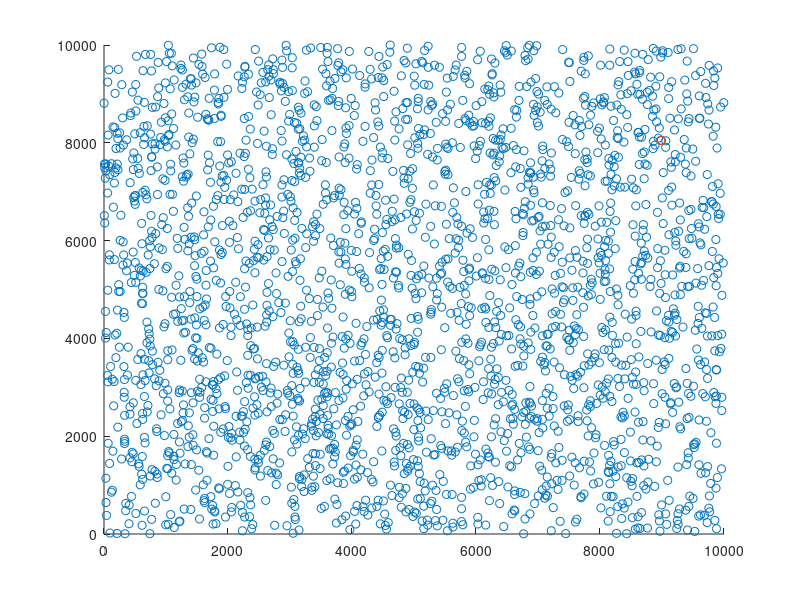

MATLAB code for this plot:
% Search the closest pair of points. 
function closestPair()
numPts = 2500;
pts = rand(numPts,2)*10000;

scatter(pts(:,1),pts(:,2));
hold on;

tic
minPair1 = closestPair1(pts);
toc
tic
minPair2 = closestPair2(pts);
toc
scatter(minPair2(:,1),minPair2(:,2),'rx');

end

% 1. Brute force approach. O(n^2).
function minPair = closestPair1(pts)
minDist = intmax;
numPts = size(pts,1);
for i=1:numPts
    for j=i+1:numPts
        currDist = norm(pts(i,:)-pts(j,:));
        if currDist<minDist
            minDist = currDist;
            minPairInd = [i,j];
        end
    end
end
minPair = pts(minPairInd,:);
end

% 2. Divide & Conquer approach. O(nlogn).
function minPair = closestPair2(pts)
% Base case
% If there's only one point, there's no min pair. 
if size(pts,1)==1
    minPair = [];
    return;
end

% Recursive case
sortedX = sortrows(pts,1);
sortedY = sortrows(pts,2);

sizePts = size(pts,1);
% Divide pts into Q(left) and R(right).
Q = sortedX(1: floor(sizePts/2), :);
R = sortedX(floor(sizePts/2)+1: sizePts, :);
minPairQ = closestPair2(Q);
minPairR = closestPair2(R);

% Due to the design of this recursive function
% only one of them will be intmax
if isempty(minPairQ)
    minDistQ = intmax;
else
    minDistQ = norm(minPairQ(1,:)-minPairQ(2,:));
end

if isempty(minPairR)
    minDistR = intmax;
else
    minDistR = norm(minPairR(1,:)-minPairR(2,:));
end

% delta is the minimum distance from Q and R.
% It'd be used as the interval for the split strip.
if minDistQ < minDistR
    delta = minDistQ;
    currBestPair = minPairQ;
else
    delta = minDistR;
    currBestPair = minPairR;
end

% x_bar is the center x of the strip.
% Sy contains all the points in the strip, sorted in y-coordinate.
x_bar = Q(end,1);
Sy = sortedY( sortedY(:,1)>=x_bar-delta & sortedY(:,1)<=x_bar+delta, :);
currBestDist = delta;

% Copied the way this double for-loop is constructed
% from the video. Looks very short and elegant.
for i=1:size(Sy,1)-1
    for j=1:min([7, size(Sy,1)-i])
        pt1 = Sy(i,:);
        pt2 = Sy(i+j,:);
        splitDist = norm(pt1-pt2);
        if splitDist<currBestDist
            currBestDist = splitDist;
            currBestPair = [pt1;pt2];
        end
    end
end

minPair = currBestPair;

end

